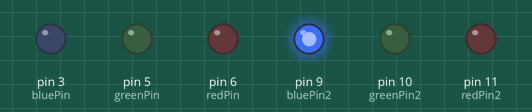
This sketch was run on a simulated Arduino Uno, built with avr-gcc and run on an emulated ATmega328P. On the bench: output pins drawn as LEDs (lit = HIGH).

Above: at 0.15 s.
At 2.27 s:
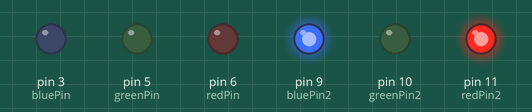
At 5.0 s:
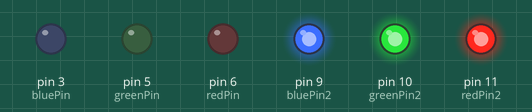
At 10.16 s:
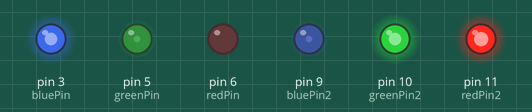
Timing chart, 0 to 10.0 s (numbered marks = the images above):
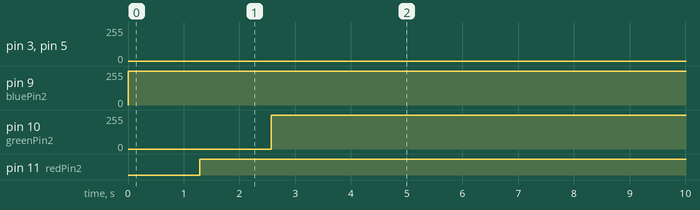

The sketch:

PumpkinLight.ino
```cpp
const int redPin = 6;
const int greenPin = 5;
const int bluePin = 3;

const int redPin2 = 11;
const int greenPin2 = 10;
const int bluePin2 = 9;

void setup() {
  // Start off with the LED off.
  setColourRgb(0,0,0);
}

void loop() {
  unsigned int rgbColour[3];

  // Start off with red.
  rgbColour[0] = 255;
  rgbColour[1] = 0;
  rgbColour[2] = 0;

  // Choose the colours to increment and decrement.
  for (int decColour = 0; decColour < 3; decColour += 1) {
    int incColour = decColour == 2 ? 0 : decColour + 1;

    // cross-fade the two colours.
    for(int i = 0; i < 255; i += 1) {
      rgbColour[decColour] -= 1;
      rgbColour[incColour] += 1;

      setColourRgb(rgbColour[0], rgbColour[1], rgbColour[2]);
      delay(5);
    }
  }
}

void setColourRgb(unsigned int red, unsigned int green, unsigned int blue) {

  analogWrite(redPin, red);
  analogWrite(greenPin, green);
  analogWrite(bluePin, blue);

  // complementary colors for second pumpkin
  unsigned int red2 = 255-red;
  unsigned int green2 = 255-green;
  unsigned int blue2 = 255-blue;

  analogWrite(redPin2, red2);
  analogWrite(greenPin2, green2);
  analogWrite(bluePin2, blue2);

 }
```

Measured:
- by itself, pin 10 (greenPin2): 0/255 → 255/255 at 2.6 s
- by itself, pin 11 (redPin2): LOW → HIGH at 1.3 s
